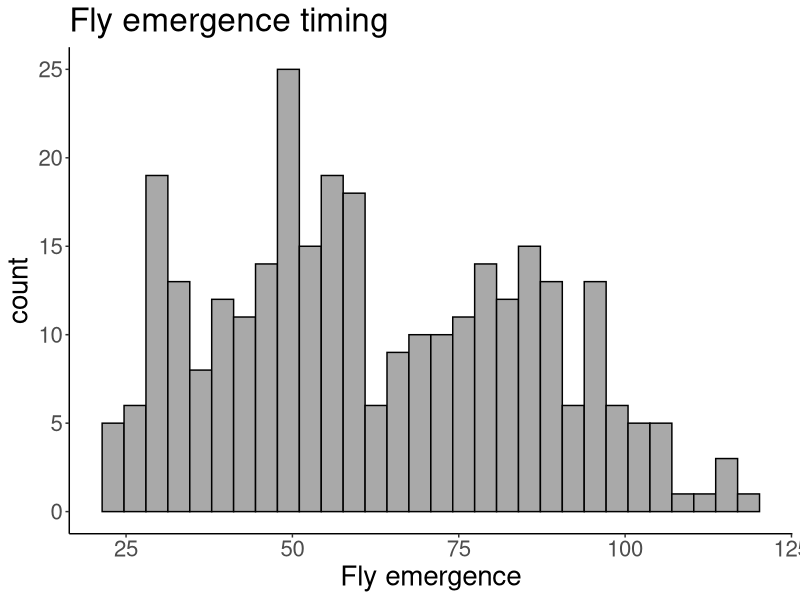
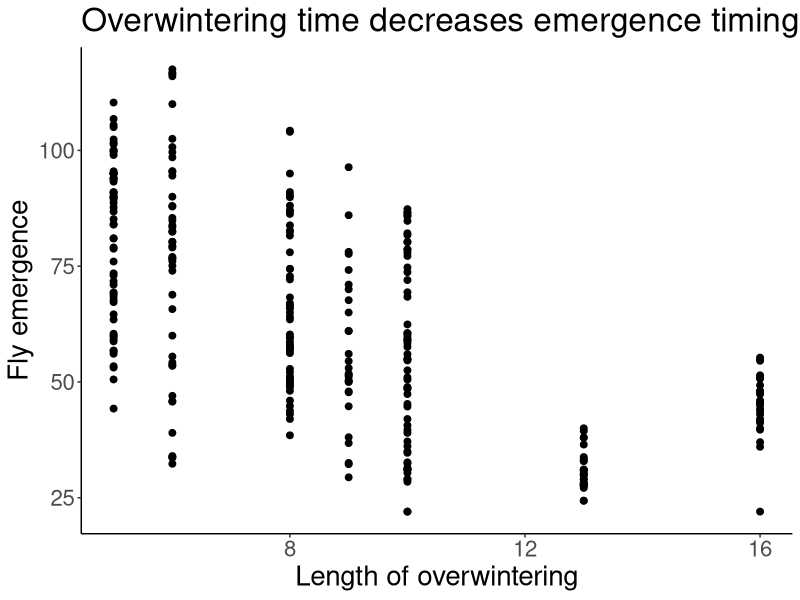
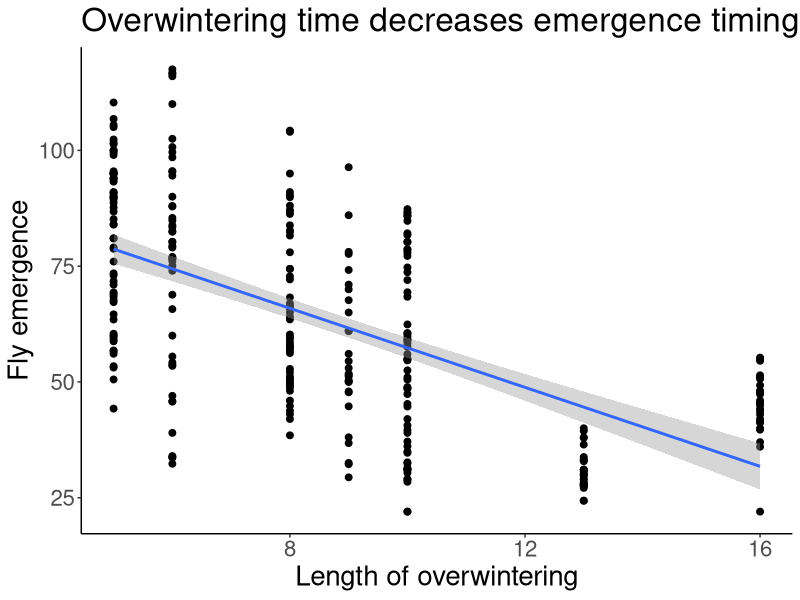
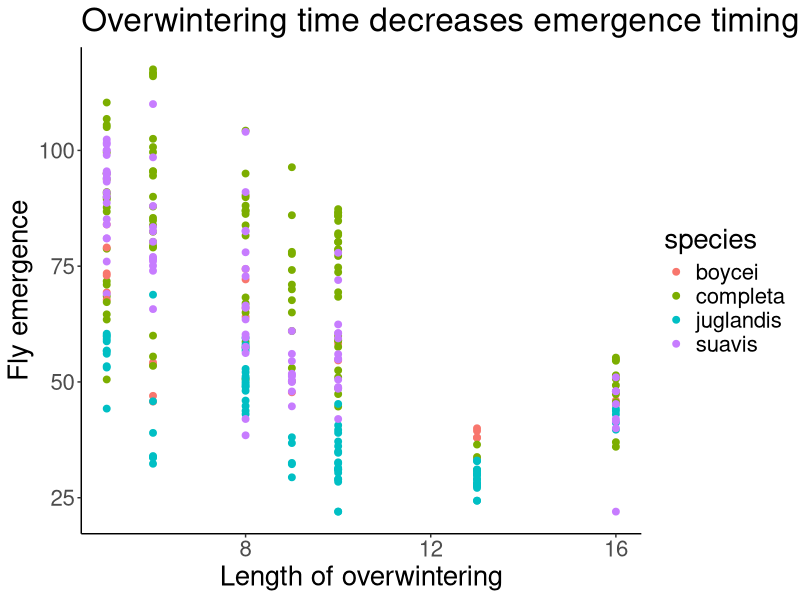
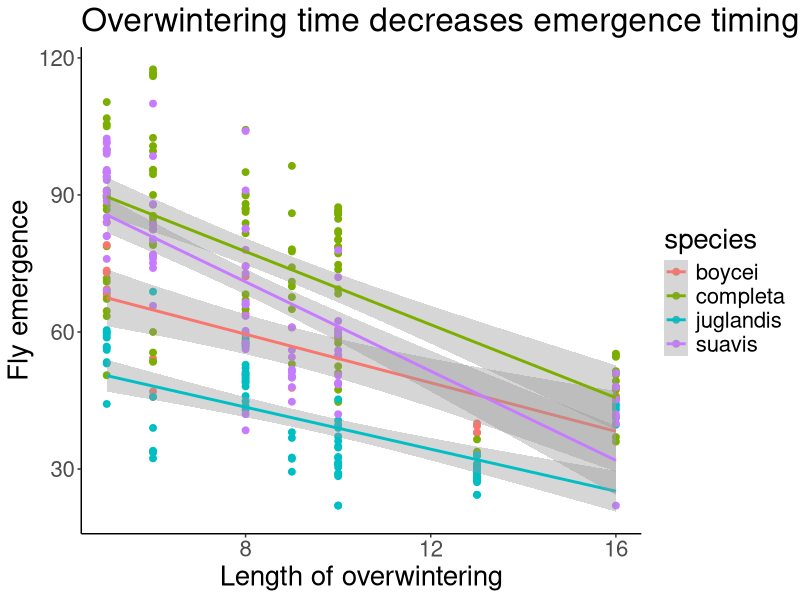
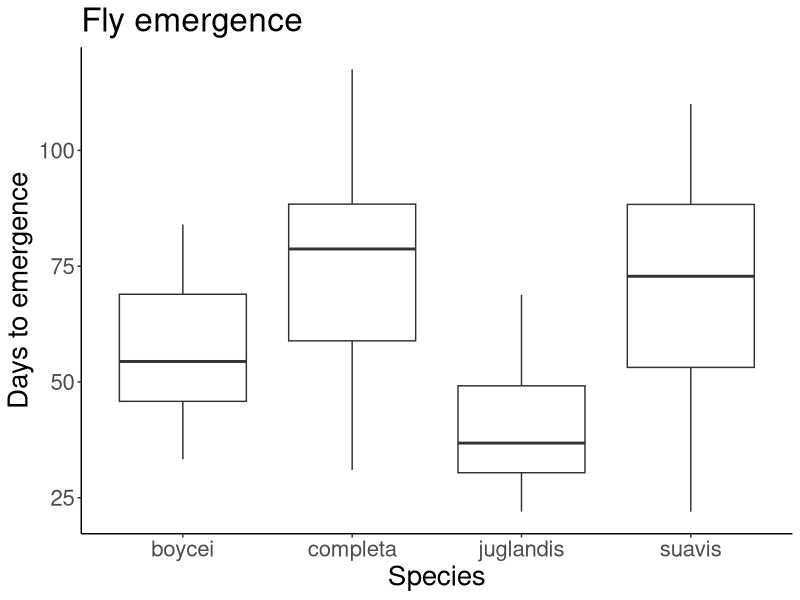
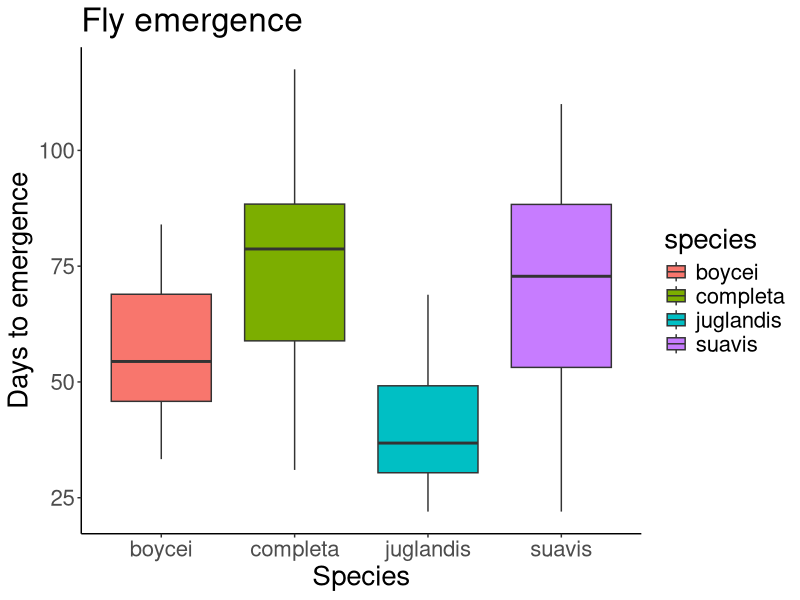
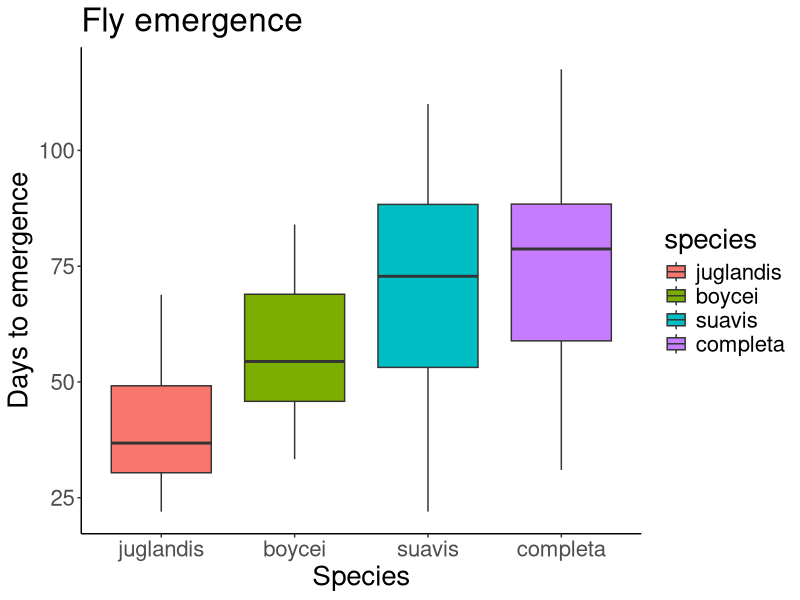

Reproduce these figures in R, in order. (Note: this script raises an error after producing the figures.)
## ---- chunk 1
fly <- read.csv('recent_collections_2012-2019.csv')
library(ggplot2)
ggplot(fly, aes(x = emerge_mean)) +
  geom_histogram(fill = 'darkgray', color = 'black') +
  xlab('Fly emergence')+
  labs(title = 'Fly emergence timing') +
  theme_classic() +theme(text = element_text(size=20))
## ---- chunk 2
ggplot(fly, aes(x = ow, y = emerge_mean)) +
  geom_point(size = 2) +
  labs(title = 'Overwintering time decreases emergence timing') +
  xlab('Length of overwintering') +
  ylab('Fly emergence')+
  theme_classic() +
  theme(text = element_text(size=20))
## ---- chunk 3
ggplot(fly, aes(x = ow, y = emerge_mean)) +
  geom_point(size = 2) +
  labs(title = 'Overwintering time decreases emergence timing') +
  xlab('Length of overwintering') +
  ylab('Fly emergence')+
  theme_classic() +
  theme(text = element_text(size=20)) +
  geom_smooth(method='lm')
## ---- chunk 4
ggplot(fly, aes(x = ow, y = emerge_mean, color = species)) +
  geom_point(size = 2) +
  labs(title = 'Overwintering time decreases emergence timing') +
  xlab('Length of overwintering') +
  ylab('Fly emergence')+
  theme_classic() +
  theme(text = element_text(size=20))
## ---- chunk 5
ggplot(fly, aes(x = ow, y = emerge_mean, color = species)) +
  geom_point(size = 2) +
  labs(title = 'Overwintering time decreases emergence timing') +
  xlab('Length of overwintering') +
  ylab('Fly emergence')+
  theme_classic() +
  theme(text = element_text(size=20)) +
  geom_smooth(method='lm')
## ---- chunk 6
ggplot(fly, aes(x = species, y = emerge_mean)) +
  geom_boxplot() + 
  theme_classic() +
  labs(x = 'Species', y= 'Days to emergence', title = 'Fly emergence') +theme(text = element_text(size=20))
## ---- chunk 7
ggplot(fly, aes(x = species, y = emerge_mean, fill = species)) +
  geom_boxplot() + 
  theme_classic() +
  labs(x = 'Species', y= 'Days to emergence', title = 'Fly emergence') +theme(text = element_text(size=20))
## ---- chunk 8
fly$species <- with(fly, reorder(species , emerge_mean, median , na.rm=T))
ggplot(fly, aes(x = reorder(species, emerge_mean), y = emerge_mean, fill = species)) +
  geom_boxplot() + 
  theme_classic() +
  labs(x = 'Species', y= 'Days to emergence', title = 'Fly emergence') +theme(text = element_text(size=20))

## ---- chunk 9
ggplot(fly, aes(x = species, y = emerge_mean, fill = species)) +
  geom_point(alpha = 0.5) +
  geom_boxplot() + 
  theme_classic() +
  labs(x = 'Species', y= 'Days to emergence', title = 'Fly emergence') +theme(text = element_text(size=20))
## ---- chunk 10
fly |>
  group_by(Coll.year) |>
  summarize(n = sum(N))|>
  arrange(Coll.year) |>
  mutate(n = ifelse(is.na(n), 0, n)) |>
  mutate(cumm_sum = cumsum(n))|>
  ggplot(aes(x = Coll.year, y = cumm_sum)) +
  geom_point(size = 2) +
  geom_line(size = 2) +
  theme_classic() +
  labs(x = 'Year', y= 'Number flies collected', title = 'Fly collections')+theme(text = element_text(size=20))
## ---- chunk 11
fly |>
  group_by(Coll.year, species) |>
  summarize(n = sum(N))|>
  group_by(species) |>
  mutate(cumm_sum = cumsum(n))|>
  ggplot(aes(x = Coll.year, y = cumm_sum, color = species)) +
  geom_point(size = 2) +
  geom_line(size = 2) +
  theme_classic() +
  labs(x = 'Year', y= 'Number flies collected', title = 'Fly collections')+theme(text = element_text(size=20))
## ---- chunk 12
plant.example <- data.frame(color = c('red', 'blue'), growth = c(8, 10), error = c(1.5, .75))

ggplot(plant.example, aes(color, growth)) +
  geom_point()+
  geom_errorbar(aes(ymin = growth - error, ymax = growth + error))+
  scale_y_continuous(limits=c(0,12)) +
  theme_classic() +theme(text = element_text(size=20)) +
## ---- chunk 13
fly |>
  group_by(species) |>
  summarize(emerge = mean(emerge_mean, na.rm=T), sd = mean(emerge_sd, na.rm= T)) |>
  ggplot(aes(x = species, y = emerge)) +
  geom_bar(stat='identity', fill= 'gray')+ 
  theme_classic() +
  labs(x = 'Species', y= 'Days to emergence', title = 'Fly emergence')+theme(text = element_text(size=20))
## ---- chunk 14
fly |>
  group_by(species) |>
  summarize(emerge = mean(emerge_mean, na.rm=T), sd = mean(emerge_sd, na.rm= T)) |>
  ggplot(aes(x = species, y = emerge)) +
  geom_bar(stat='identity', fill= 'gray')+
  geom_errorbar(aes(ymin = emerge - sd, ymax = emerge + sd))+ 
  theme_classic() +
  labs(x = 'Species', y= 'Days to emergence', title = 'Fly emergence')+theme(text = element_text(size=20))
## ---- chunk 15
fly |>
  group_by(species) |>
  summarize(emerge = mean(emerge_mean, na.rm=T), sd = mean(emerge_sd, na.rm= T)) |>
  ggplot(aes(x = species, y = emerge)) +
  geom_point()+
  geom_errorbar(aes(ymin = emerge - sd, ymax = emerge + sd))+ 
  theme_classic() +
  labs(x = 'Species', y= 'Days to emergence', title = 'Fly emergence')+theme(text = element_text(size=20))
## ---- chunk 16
coll_summary <- fly |>
  group_by(Coll.year, species) |>
  summarize(n = sum(N)) 

ggplot(coll_summary, aes(x = Coll.year, y = n, color = species, fill = species)) +
  geom_bar(stat = 'identity')+
  theme_classic() +
  labs(x = 'Year', y= 'Number flies collected', title = 'Fly collections')+theme(text = element_text(size=20))
## ---- chunk 17
coll_summary |>
  group_by(Coll.year) |>
  mutate(prop = n / sum(n)) |>
  ggplot(aes(x = Coll.year, y = prop, fill = species)) +
  geom_bar(stat = 'identity') +
  theme_classic() +
  labs(x = 'Year', y= 'Proportion flies collected', title = 'Fly collections')+theme(text = element_text(size=20))
## ---- chunk 18
fly |>
  group_by(species) |>
  summarize(n = sum(N, na.rm = T)) |>
ggplot(aes(x="", y=n, fill=species)) +
  geom_bar(stat="identity", width=1) +
  coord_polar("y", start=0) + theme_void()
